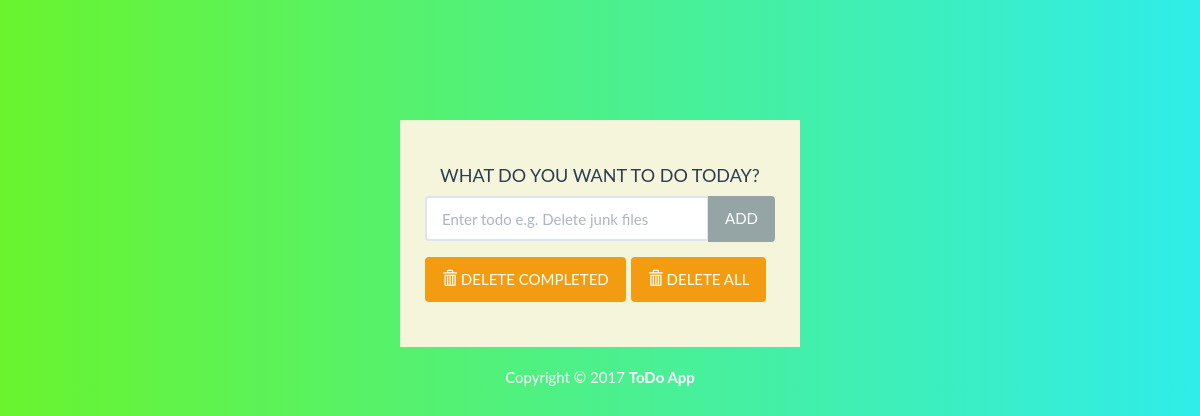
Before: / with the older database file.
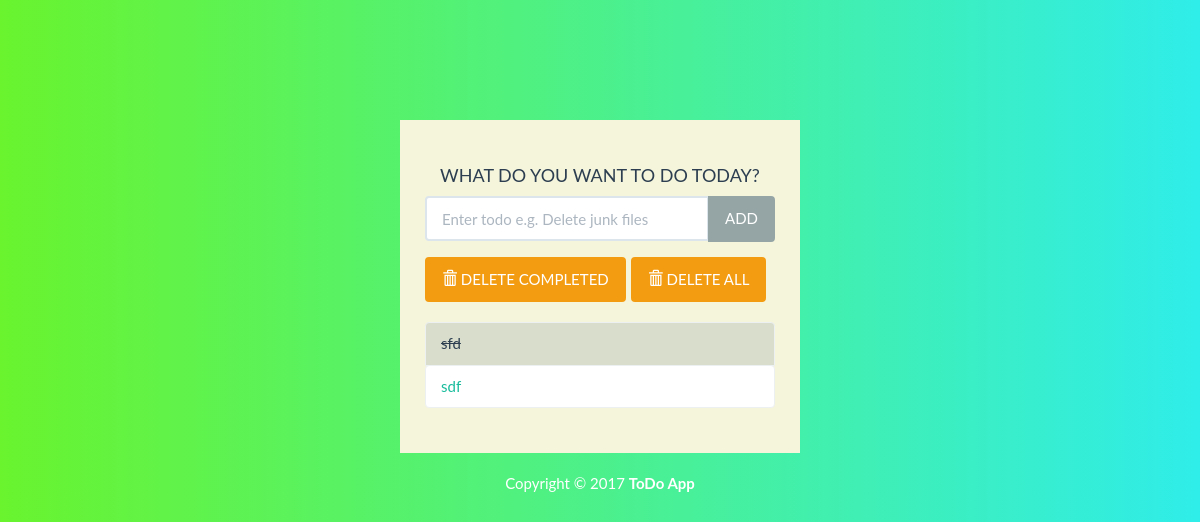
After: the same page with the newer database file.
### todo/models.py (models this page shows)
class Todo(models.Model):
    text = models.CharField(max_length=100)
    complete = models.BooleanField(default=False)
    def __str__(self):
        return self.text

### todo/views.py (the view)
# urls.py: path("", views.index),
def index(request):
    todo_list = Todo.objects.order_by("id")
    form = TodoForm()
    context = {"todo_list":todo_list, "form":form}
    return render(request, "todo/index.html", context)

### todo/forms.py
class TodoForm(forms.Form):
    text = forms.CharField(max_length=100, widget=forms.TextInput(
        attrs={"class":"form-control", "placeholder":"Enter todo e.g. Delete junk files", "aria-label":"Todo", "aria-describedby":"add-btn" }))

### todo/templates/todo/index.html (shortened to what this page needs)
<!DOCTYPE html>
<html lang="en">
<head>
	<link rel="stylesheet" href="/static/todo/bs/css/flatly.min.css" />
	<link rel="stylesheet" href="/static/todo/styles.css" />
</head>
<body>
	<div class="container-fluid" id="wrapper">
		<div class="row">
			<div class="col-lg-4 col-lg-offset-4" id="content">
				<h2>WHAT DO YOU WANT TO DO TODAY?</h2>
				<form action="/add/" method="POST" role="form">
					<div class="form-group">
						<div class="input-group">
							{{form.text}}
							<span class="input-group-btn">
								<button type="submit" class="btn btn-default" id="add-btn">ADD</button>
							</span>
						</div>
					</div>
				</form>
				<div class="row t10">
					<div class="col-lg-12">
						<div class="btn-toolbar">
							<div class="btn-group">
								<a href="/deletecompleted/"><button type="button" class="btn btn-warning">
										<i class="glyphicon glyphicon-trash"></i> DELETE COMPLETED
									</button></a>
							</div>
							<div class="btn-group">
								<a href="/deleteall/"><button type="button" class="btn btn-warning">
									<i class="glyphicon glyphicon-trash"></i> DELETE ALL
								</button></a>
							</div>
						</div>
					</div>
				</div>
				<ul class="list-group t20">
					{%for todo in todo_list%}
					{%if todo.complete%}
					<li class="list-group-item todo-completed">{{todo}}</li>
					{%else%}
					<a href="/complete/{{todo.id}}">
						<li class="list-group-item">{{todo}}</li>
					</a>
					{%endif%}
					{%endfor%}
				</ul>
			</div>
		</div>
		<footer>
			<div class="row pad">
				<div class="col-lg-12 text-center">
					Copyright &copy; 2017 <strong>ToDo App</strong>
				</div>
			</div>
		</footer>
	</div>
</body>
</html>

### todo/static/todo/styles.css (style rules this page uses)
body { background: #cbe83e; background: -moz-linear-gradient(left, #cbe83e 0%, #2989d8 0%, #2989d8 0%, #69f42e 0%, #2fede9 100%); background: -webkit-linear-gradient(left, #cbe83e 0%,#2989d8 0%,#2989d8 0%,#69f42e 0%,#2fede9 100%); background: linear-gradient(to right, #cbe83e 0%,#2989d8 0%,#2989d8 0%,#69f42e 0%,#2fede9 100%); filter: progid:DXImageTransform.Microsoft.gradient( startColorstr='#cbe83e', endColorstr='#2fede9',GradientType=1 ); }
#wrapper { margin-top: 10% !important; }
#content { background: beige; padding: 25px; }
#content > h2 { font-size: 18px; text-align: center; padding-top: 0; }
.t10 { margin-top: 10px; }
.t20 { margin-top: 20px; }
.todo-completed { text-decoration: line-through; background: rgba(149, 165, 166, .3); }
footer { margin-top: 20px; color: white; }

Changed rows visible on the page:
added Todo: text "sfd"
added Todo: text "sdf"
